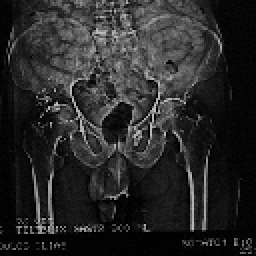
%> input picture Task2/Pelvis.bmp, 128 x 128 px (shown 2 times larger)
$ octave --eval "imPro_nonlinearWindow_image;"   (GNU Octave 9; MATLAB toolbox functions it lacks are replaced by stand-ins)
%> lines starting %> are read from the running program, lines starting %| are printed output that depends on the picture
function []=imPro_nonlinearWindow_image()

clc;echo on;close all;

im=imread('Pelvis.bmp');
%> im is the input picture: size 128x128 uint8; min 1, max 186, mean 40
im=double(im);
%> im: size 128x128 double

N=size(im,1);M=size(im,2);
%> after `N=size(im,1)`: N = 128
%> after `M=size(im,2)`: M = 128

choice=1;
subplot(2,1,1);
imshow(im,[])
im1=im;
image_depth=255 ;tones=256;
L=image_depth;

switch choice
    case 1
        %------------construct sin non-linear window--------------
        for i=0:L
            w(i+1)=sin(2*pi*(i)/(4*L));
        end
        s='sin-windowed image im1';
    case 2
        %------------construct exp non-linear window--------------
        for i=0:L
            w(i+1)=exp(i/100);
        end
        s='exp-windowed image im1';
    case 3
        %------------construct inverse linear window--------------
        for i=0:L
            w(i+1)=(-(tones-1)/(image_depth))*(i-0)+(tones-1);
        end
        s='inverse-windowed image im1';
end


%---normalize window between 0 and tones-1
mx=max(w);mn=min(w);
for i=0:L
    w(i+1)=(tones-1)*(w(i+1)-mn)/(mx-mn);
end

 x=0:L;plot(x,w);grid on;
 for i=1:N
    for j=1:M
        v=im(i,j);
        t=w(v+1);
        im1(i,j)=round(t);
    end
end
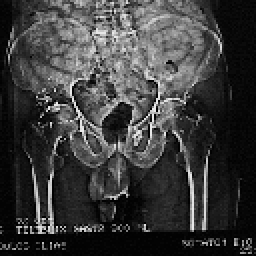
%> im1: size 128x128 double (shown 2 times larger); min 2, max 232, mean 59.6
%> `imPro_nonlinearWindow_image;`:
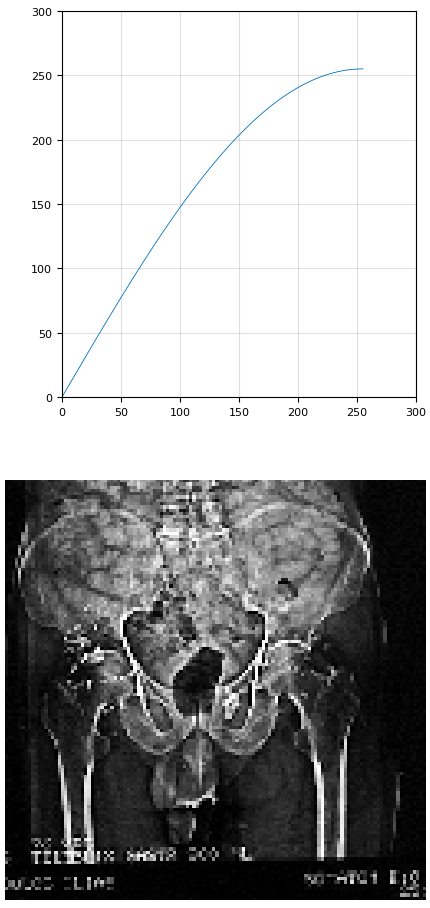
%> figure redrawn from the program's plot data, 2 panels

subplot(2,1,2);
imshow(im1,[min(min(im1)) max(max(im1))]);
xlabel(s);

$ run again, with Task2/Lung_130.bmp copied over Task2/Pelvis.bmp
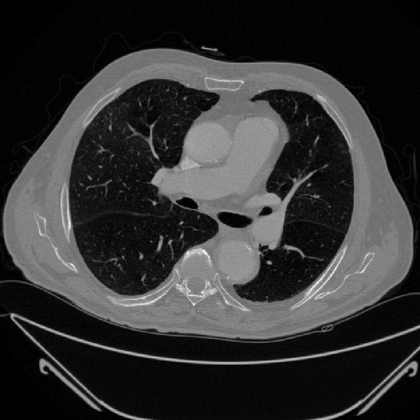
%> input picture Task2/Lung_130.bmp, 420 x 420 px, shrunk from 823 x 823 before the run
%> in imPro_nonlinearWindow_image, im is the input picture: size 420x420 uint8; min 0, max 250, mean 50.7
%> im: size 420x420 double
%> after the loop in imPro_nonlinearWindow_image, `for i=1:N`:
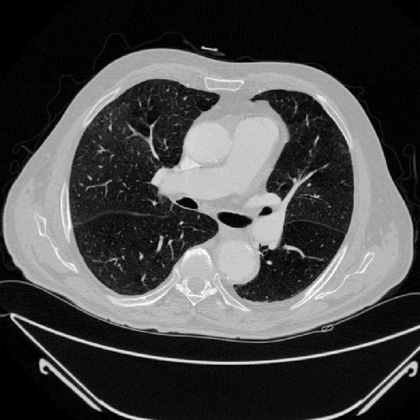
%> im1: size 420x420 double; min 0, max 255, mean 72.4
%> `imPro_nonlinearWindow_image;`:
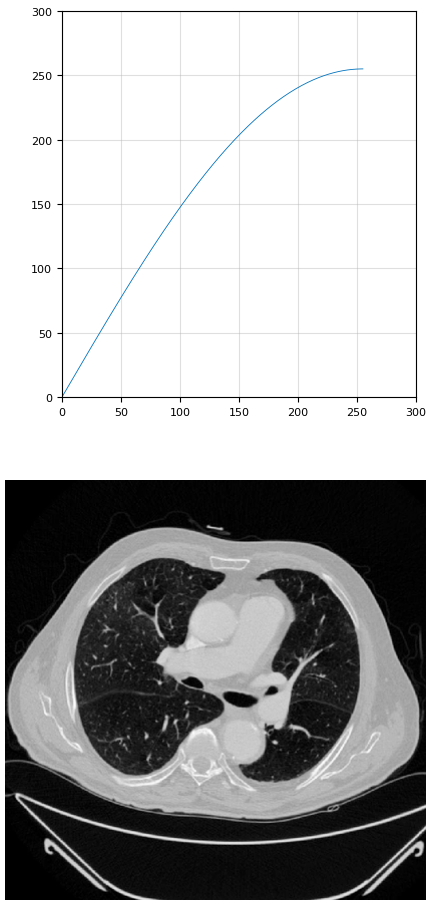
%> figure redrawn from the program's plot data, 2 panels
